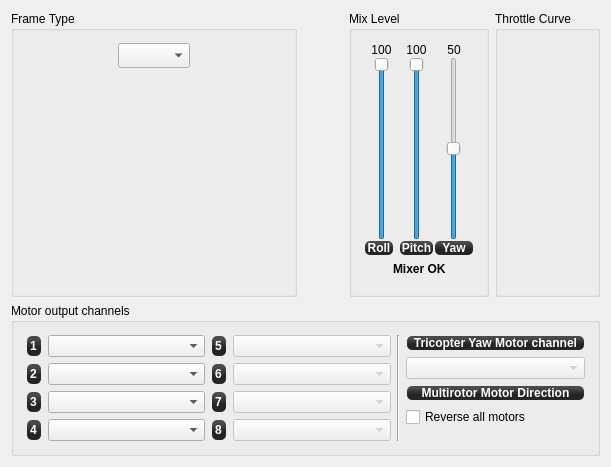
     <widget class="QWidget" name="tab_multirotor">
      <attribute name="title">
       <string>Multirotor</string>
      </attribute>
      <layout class="QGridLayout" name="gridLayout_8">
       <item row="1" column="0" colspan="4">
        <widget class="QGroupBox" name="groupBox">
         <property name="sizePolicy">
          <sizepolicy hsizetype="Preferred" vsizetype="Preferred">
           <horstretch>0</horstretch>
           <verstretch>0</verstretch>
          </sizepolicy>
         </property>
         <property name="minimumSize">
          <size>
           <width>0</width>
           <height>140</height>
          </size>
         </property>
         <property name="title">
          <string>Motor output channels</string>
         </property>
         <layout class="QGridLayout" name="gridLayout_6" columnstretch="1,1,0,0,1">
          <property name="leftMargin">
           <number>12</number>
          </property>
          <property name="topMargin">
           <number>12</number>
          </property>
          <property name="rightMargin">
           <number>12</number>
          </property>
          <property name="bottomMargin">
           <number>12</number>
          </property>
          <item row="0" column="0" rowspan="5">
           <layout class="QFormLayout" name="formLayout_2">
            <property name="sizeConstraint">
             <enum>QLayout::SetMaximumSize</enum>
            </property>
            <property name="fieldGrowthPolicy">
             <enum>QFormLayout::AllNonFixedFieldsGrow</enum>
            </property>
            <property name="verticalSpacing">
             <number>6</number>
            </property>
            <item row="0" column="0">
             <widget class="QLabel" name="MotorOutputLabel1">
              <property name="styleSheet">
               <string notr="true">background-color: qlineargradient(spread:reflect, x1:0.507, y1:0, x2:0.507, y2:0.772, stop:0.208955 rgba(74, 74, 74, 255), stop:0.78607 rgba(36, 36, 36, 255));
color: rgb(255, 255, 255);
border-radius: 5;
font: bold 12px;
margin:1px;</string>
              </property>
              <property name="text">
               <string>1</string>
              </property>
             </widget>
            </item>
            <item row="0" column="1">
             <widget class="QComboBox" name="cb_multiMotorChannelBox1">
              <property name="toolTip">
               <string>Assign your motor output channels using the drawing above as a reference. Respect propeller rotation.</string>
              </property>
             </widget>
            </item>
            <item row="1" column="0">
             <widget class="QLabel" name="label_8">
              <property name="styleSheet">
               <string notr="true">background-color: qlineargradient(spread:reflect, x1:0.507, y1:0, x2:0.507, y2:0.772, stop:0.208955 rgba(74, 74, 74, 255), stop:0.78607 rgba(36, 36, 36, 255));
color: rgb(255, 255, 255);
border-radius: 5;
font: bold 12px;
margin:1px;</string>
              </property>
              <property name="text">
               <string>2</string>
              </property>
             </widget>
            </item>
            <item row="1" column="1">
             <widget class="QComboBox" name="cb_multiMotorChannelBox2">
              <property name="toolTip">
               <string>Assign your motor output channels using the drawing above as a reference. Respect propeller rotation.</string>
              </property>
             </widget>
            </item>
            <item row="2" column="0">
             <widget class="QLabel" name="label_9">
              <property name="styleSheet">
               <string notr="true">background-color: qlineargradient(spread:reflect, x1:0.507, y1:0, x2:0.507, y2:0.772, stop:0.208955 rgba(74, 74, 74, 255), stop:0.78607 rgba(36, 36, 36, 255));
color: rgb(255, 255, 255);
border-radius: 5;
font: bold 12px;
margin:1px;</string>
              </property>
              <property name="text">
               <string>3</string>
              </property>
             </widget>
            </item>
            <item row="2" column="1">
             <widget class="QComboBox" name="cb_multiMotorChannelBox3">
              <property name="toolTip">
               <string>Assign your motor output channels using the drawing above as a reference. Respect propeller rotation.</string>
              </property>
             </widget>
            </item>
            <item row="3" column="0">
             <widget class="QLabel" name="label_10">
              <property name="styleSheet">
               <string notr="true">background-color: qlineargradient(spread:reflect, x1:0.507, y1:0, x2:0.507, y2:0.772, stop:0.208955 rgba(74, 74, 74, 255), stop:0.78607 rgba(36, 36, 36, 255));
color: rgb(255, 255, 255);
border-radius: 5;
font: bold 12px;
margin:1px;</string>
              </property>
              <property name="text">
               <string>4</string>
              </property>
             </widget>
            </item>
            <item row="3" column="1">
             <widget class="QComboBox" name="cb_multiMotorChannelBox4">
              <property name="toolTip">
               <string>Assign your motor output channels using the drawing above as a reference. Respect propeller rotation.</string>
              </property>
             </widget>
            </item>
           </layout>
          </item>
          <item row="0" column="1" rowspan="5">
           <layout class="QFormLayout" name="formLayout_4">
            <property name="sizeConstraint">
             <enum>QLayout::SetMaximumSize</enum>
            </property>
            <property name="fieldGrowthPolicy">
             <enum>QFormLayout::AllNonFixedFieldsGrow</enum>
            </property>
            <property name="verticalSpacing">
             <number>6</number>
            </property>
            <item row="0" column="0">
             <widget class="QLabel" name="label_11">
              <property name="styleSheet">
               <string notr="true">background-color: qlineargradient(spread:reflect, x1:0.507, y1:0, x2:0.507, y2:0.772, stop:0.208955 rgba(74, 74, 74, 255), stop:0.78607 rgba(36, 36, 36, 255));
color: rgb(255, 255, 255);
border-radius: 5;
font: bold 12px;
margin:1px;</string>
              </property>
              <property name="text">
               <string>5</string>
              </property>
             </widget>
            </item>
            <item row="0" column="1">
             <widget class="QComboBox" name="cb_multiMotorChannelBox5">
              <property name="enabled">
               <bool>false</bool>
              </property>
              <property name="sizePolicy">
               <sizepolicy hsizetype="Preferred" vsizetype="Fixed">
                <horstretch>0</horstretch>
                <verstretch>0</verstretch>
               </sizepolicy>
              </property>
              <property name="toolTip">
               <string>Assign your motor output channels using the drawing above as a reference. Respect propeller rotation.</string>
              </property>
             </widget>
            </item>
            <item row="1" column="0">
             <widget class="QLabel" name="label_12">
              <property name="styleSheet">
               <string notr="true">background-color: qlineargradient(spread:reflect, x1:0.507, y1:0, x2:0.507, y2:0.772, stop:0.208955 rgba(74, 74, 74, 255), stop:0.78607 rgba(36, 36, 36, 255));
color: rgb(255, 255, 255);
border-radius: 5;
font: bold 12px;
margin:1px;</string>
              </property>
              <property name="text">
               <string>6</string>
              </property>
             </widget>
            </item>
            <item row="1" column="1">
             <widget class="QComboBox" name="cb_multiMotorChannelBox6">
              <property name="enabled">
               <bool>false</bool>
              </property>
              <property name="toolTip">
               <string>Assign your motor output channels using the drawing above as a reference. Respect propeller rotation.</string>
              </property>
             </widget>
            </item>
            <item row="2" column="0">
             <widget class="QLabel" name="label_16">
              <property name="styleSheet">
               <string notr="true">background-color: qlineargradient(spread:reflect, x1:0.507, y1:0, x2:0.507, y2:0.772, stop:0.208955 rgba(74, 74, 74, 255), stop:0.78607 rgba(36, 36, 36, 255));
color: rgb(255, 255, 255);
border-radius: 5;
font: bold 12px;
margin:1px;</string>
              </property>
              <property name="text">
               <string>7</string>
              </property>
             </widget>
            </item>
            <item row="2" column="1">
             <widget class="QComboBox" name="cb_multiMotorChannelBox7">
              <property name="enabled">
               <bool>false</bool>
              </property>
              <property name="toolTip">
               <string>Assign your motor output channels using the drawing above as a reference. Respect propeller rotation.</string>
              </property>
             </widget>
            </item>
            <item row="3" column="0">
             <widget class="QLabel" name="label_17">
              <property name="styleSheet">
               <string notr="true">background-color: qlineargradient(spread:reflect, x1:0.507, y1:0, x2:0.507, y2:0.772, stop:0.208955 rgba(74, 74, 74, 255), stop:0.78607 rgba(36, 36, 36, 255));
color: rgb(255, 255, 255);
border-radius: 5;
font: bold 12px;
margin:1px;</string>
              </property>
              <property name="text">
               <string>8</string>
              </property>
             </widget>
            </item>
            <item row="3" column="1">
             <widget class="QComboBox" name="cb_multiMotorChannelBox8">
              <property name="enabled">
               <bool>false</bool>
              </property>
              <property name="toolTip">
               <string>Assign your motor output channels using the drawing above as a reference. Respect propeller rotation.</string>
              </property>
             </widget>
            </item>
           </layout>
          </item>
          <item row="0" column="2" rowspan="5" colspan="2">
           <widget class="Line" name="line">
            <property name="sizePolicy">
             <sizepolicy hsizetype="Fixed" vsizetype="Preferred">
              <horstretch>0</horstretch>
              <verstretch>0</verstretch>
             </sizepolicy>
            </property>
            <property name="orientation">
             <enum>Qt::Vertical</enum>
            </property>
           </widget>
          </item>
          <item row="2" column="4">
           <widget class="QLabel" name="label_3">
            <property name="sizePolicy">
             <sizepolicy hsizetype="Preferred" vsizetype="Fixed">
              <horstretch>0</horstretch>
              <verstretch>0</verstretch>
             </sizepolicy>
            </property>
            <property name="minimumSize">
             <size>
              <width>0</width>
              <height>16</height>
             </size>
            </property>
            <property name="styleSheet">
             <string notr="true">background-color: qlineargradient(spread:reflect, x1:0.507, y1:0, x2:0.507, y2:0.772, stop:0.208955 rgba(74, 74, 74, 255), stop:0.78607 rgba(36, 36, 36, 255));
color: rgb(255, 255, 255);
border-radius: 5;
font: bold 12px;
margin:1px;</string>
            </property>
            <property name="text">
             <string>Multirotor Motor Direction</string>
            </property>
            <property name="alignment">
             <set>Qt::AlignCenter</set>
            </property>
           </widget>
          </item>
          <item row="1" column="4">
           <widget class="QComboBox" name="cb_triYawChannelBox">
            <property name="enabled">
             <bool>false</bool>
            </property>
            <property name="sizePolicy">
             <sizepolicy hsizetype="MinimumExpanding" vsizetype="Fixed">
              <horstretch>0</horstretch>
              <verstretch>0</verstretch>
             </sizepolicy>
            </property>
            <property name="minimumSize">
             <size>
              <width>40</width>
              <height>0</height>
             </size>
            </property>
           </widget>
          </item>
          <item row="0" column="4">
           <widget class="QLabel" name="label_2">
            <property name="sizePolicy">
             <sizepolicy hsizetype="Expanding" vsizetype="Fixed">
              <horstretch>0</horstretch>
              <verstretch>0</verstretch>
             </sizepolicy>
            </property>
            <property name="minimumSize">
             <size>
              <width>0</width>
              <height>16</height>
             </size>
            </property>
            <property name="styleSheet">
             <string notr="true">background-color: qlineargradient(spread:reflect, x1:0.507, y1:0, x2:0.507, y2:0.772, stop:0.208955 rgba(74, 74, 74, 255), stop:0.78607 rgba(36, 36, 36, 255));
color: rgb(255, 255, 255);
border-radius: 5;
font: bold 12px;
margin:1px;</string>
            </property>
            <property name="text">
             <string>Tricopter Yaw Motor channel</string>
            </property>
            <property name="alignment">
             <set>Qt::AlignCenter</set>
            </property>
           </widget>
          </item>
          <item row="3" column="4">
           <widget class="QCheckBox" name="cb_multirotorReverseMixer">
            <property name="text">
             <string>Reverse all motors</string>
            </property>
           </widget>
          </item>
         </layout>
        </widget>
       </item>
       <item row="0" column="0">
        <widget class="QGroupBox" name="groupBox_10">
         <property name="minimumSize">
          <size>
           <width>10</width>
           <height>10</height>
          </size>
         </property>
         <property name="maximumSize">
          <size>
           <width>16777215</width>
           <height>16777215</height>
          </size>
         </property>
         <property name="title">
          <string>Frame Type</string>
         </property>
         <layout class="QVBoxLayout" name="verticalLayout_8" stretch="0,0,1,0">
          <property name="leftMargin">
           <number>12</number>
          </property>
          <property name="topMargin">
           <number>12</number>
          </property>
          <property name="rightMargin">
           <number>12</number>
          </property>
          <property name="bottomMargin">
           <number>12</number>
          </property>
          <item>
           <layout class="QHBoxLayout" name="horizontalLayout_7">
            <property name="sizeConstraint">
             <enum>QLayout::SetFixedSize</enum>
            </property>
            <item>
             <spacer name="horizontalSpacer">
              <property name="orientation">
               <enum>Qt::Horizontal</enum>
              </property>
              <property name="sizeHint" stdset="0">
               <size>
                <width>10</width>
                <height>13</height>
               </size>
              </property>
             </spacer>
            </item>
            <item>
             <widget class="QComboBox" name="cb_multirotorFrameType">
              <property name="sizePolicy">
               <sizepolicy hsizetype="Fixed" vsizetype="Minimum">
                <horstretch>0</horstretch>
                <verstretch>0</verstretch>
               </sizepolicy>
              </property>
              <property name="minimumSize">
               <size>
                <width>25</width>
                <height>25</height>
               </size>
              </property>
              <property name="maximumSize">
               <size>
                <width>16777215</width>
                <height>25</height>
               </size>
              </property>
              <property name="toolTip">
               <string>Select the Multirotor frame type here.</string>
              </property>
             </widget>
            </item>
            <item>
             <spacer name="horizontalSpacer_5">
              <property name="orientation">
               <enum>Qt::Horizontal</enum>
              </property>
              <property name="sizeHint" stdset="0">
               <size>
                <width>10</width>
                <height>13</height>
               </size>
              </property>
             </spacer>
            </item>
           </layout>
          </item>
          <item>
           <spacer name="verticalSpacer_6">
            <property name="orientation">
             <enum>Qt::Vertical</enum>
            </property>
            <property name="sizeType">
             <enum>QSizePolicy::Fixed</enum>
            </property>
            <property name="sizeHint" stdset="0">
             <size>
              <width>20</width>
              <height>8</height>
             </size>
            </property>
           </spacer>
          </item>
          <item>
           <widget class="QGraphicsView" name="quadShape">
            <property name="sizePolicy">
             <sizepolicy hsizetype="Minimum" vsizetype="Minimum">
              <horstretch>0</horstretch>
              <verstretch>0</verstretch>
             </sizepolicy>
            </property>
            <property name="minimumSize">
             <size>
              <width>20</width>
              <height>20</height>
             </size>
            </property>
            <property name="styleSheet">
             <string notr="true">background:transparent</string>
            </property>
            <property name="frameShape">
             <enum>QFrame::NoFrame</enum>
            </property>
            <property name="frameShadow">
             <enum>QFrame::Plain</enum>
            </property>
           </widget>
          </item>
          <item>
           <spacer name="verticalSpacer_7">
            <property name="orientation">
             <enum>Qt::Vertical</enum>
            </property>
            <property name="sizeType">
             <enum>QSizePolicy::Fixed</enum>
            </property>
            <property name="sizeHint" stdset="0">
             <size>
              <width>20</width>
              <height>8</height>
             </size>
            </property>
           </spacer>
          </item>
         </layout>
        </widget>
       </item>
       <item row="0" column="2">
        <widget class="QGroupBox" name="groupBox_9">
         <property name="maximumSize">
          <size>
           <width>16777215</width>
           <height>16777215</height>
          </size>
         </property>
         <property name="title">
          <string>Mix Level</string>
         </property>
         <layout class="QGridLayout" name="gridLayout_2">
          <property name="leftMargin">
           <number>12</number>
          </property>
          <property name="topMargin">
           <number>12</number>
          </property>
          <property name="rightMargin">
           <number>12</number>
          </property>
          <property name="bottomMargin">
           <number>12</number>
          </property>
          <property name="horizontalSpacing">
           <number>0</number>
          </property>
          <item row="1" column="0" colspan="3">
           <layout class="QHBoxLayout" name="horizontalLayout_6">
            <item>
             <spacer name="horizontalSpacer_6">
              <property name="orientation">
               <enum>Qt::Horizontal</enum>
              </property>
              <property name="sizeHint" stdset="0">
               <size>
                <width>10</width>
                <height>20</height>
               </size>
              </property>
             </spacer>
            </item>
            <item>
             <widget class="QLabel" name="mrStatusLabel">
              <property name="sizePolicy">
               <sizepolicy hsizetype="Fixed" vsizetype="Preferred">
                <horstretch>0</horstretch>
                <verstretch>0</verstretch>
               </sizepolicy>
              </property>
              <property name="font">
               <font>
                <weight>75</weight>
                <bold>true</bold>
               </font>
              </property>
              <property name="text">
               <string>Mixer OK</string>
              </property>
              <property name="alignment">
               <set>Qt::AlignLeading|Qt::AlignLeft|Qt::AlignTop</set>
              </property>
             </widget>
            </item>
            <item>
             <spacer name="horizontalSpacer_9">
              <property name="orientation">
               <enum>Qt::Horizontal</enum>
              </property>
              <property name="sizeHint" stdset="0">
               <size>
                <width>10</width>
                <height>20</height>
               </size>
              </property>
             </spacer>
            </item>
           </layout>
          </item>
          <item row="0" column="1">
           <layout class="QGridLayout" name="gridLayout_4">
            <item row="0" column="0">
             <widget class="QLabel" name="mrPitchMixValue">
              <property name="minimumSize">
               <size>
                <width>0</width>
                <height>0</height>
               </size>
              </property>
              <property name="text">
               <string>100</string>
              </property>
              <property name="alignment">
               <set>Qt::AlignCenter</set>
              </property>
             </widget>
            </item>
            <item row="1" column="0">
             <widget class="QSlider" name="sl_mrPitchMixLevel">
              <property name="minimumSize">
               <size>
                <width>35</width>
                <height>0</height>
               </size>
              </property>
              <property name="toolTip">
               <string>Weight of Pitch mixing in percent.
Typical values are 100% for + configuration and 50% for X configuration on quads.</string>
              </property>
              <property name="maximum">
               <number>100</number>
              </property>
              <property name="value">
               <number>100</number>
              </property>
              <property name="orientation">
               <enum>Qt::Vertical</enum>
              </property>
             </widget>
            </item>
            <item row="2" column="0">
             <widget class="QLabel" name="label_40">
              <property name="styleSheet">
               <string notr="true">background-color: qlineargradient(spread:reflect, x1:0.507, y1:0, x2:0.507, y2:0.772, stop:0.208955 rgba(74, 74, 74, 255), stop:0.78607 rgba(36, 36, 36, 255));
color: rgb(255, 255, 255);
border-radius: 5;
font: bold 12px;
margin:1px;</string>
              </property>
              <property name="text">
               <string>Pitch</string>
              </property>
              <property name="alignment">
               <set>Qt::AlignCenter</set>
              </property>
             </widget>
            </item>
           </layout>
          </item>
          <item row="0" column="2">
           <layout class="QGridLayout" name="gridLayout_5">
            <item row="0" column="0">
             <widget class="QLabel" name="mrYawMixValue">
              <property name="minimumSize">
               <size>
                <width>0</width>
                <height>0</height>
               </size>
              </property>
              <property name="text">
               <string>50</string>
              </property>
              <property name="alignment">
               <set>Qt::AlignCenter</set>
              </property>
             </widget>
            </item>
            <item row="1" column="0">
             <widget class="QSlider" name="sl_mrYawMixLevel">
              <property name="minimumSize">
               <size>
                <width>40</width>
                <height>0</height>
               </size>
              </property>
              <property name="toolTip">
               <string>Weight of Yaw mixing in percent.
Typical value is 50% for + or X configuration on quads.</string>
              </property>
              <property name="minimum">
               <number>0</number>
              </property>
              <property name="maximum">
               <number>100</number>
              </property>
              <property name="value">
               <number>50</number>
              </property>
              <property name="orientation">
               <enum>Qt::Vertical</enum>
              </property>
             </widget>
            </item>
            <item row="2" column="0">
             <widget class="QLabel" name="label_6">
              <property name="autoFillBackground">
               <bool>false</bool>
              </property>
              <property name="styleSheet">
               <string notr="true">background-color: qlineargradient(spread:reflect, x1:0.507, y1:0, x2:0.507, y2:0.772, stop:0.208955 rgba(74, 74, 74, 255), stop:0.78607 rgba(36, 36, 36, 255));
color: rgb(255, 255, 255);
border-radius: 5;
font: bold 12px;
margin:1px;</string>
              </property>
              <property name="text">
               <string>Yaw</string>
              </property>
              <property name="alignment">
               <set>Qt::AlignCenter</set>
              </property>
             </widget>
            </item>
           </layout>
          </item>
          <item row="0" column="0">
           <layout class="QGridLayout" name="gridLayout_3" columnstretch="0">
            <item row="0" column="0">
             <widget class="QLabel" name="mrRollMixValue">
              <property name="minimumSize">
               <size>
                <width>30</width>
                <height>0</height>
               </size>
              </property>
              <property name="text">
               <string>100</string>
              </property>
              <property name="alignment">
               <set>Qt::AlignCenter</set>
              </property>
             </widget>
            </item>
            <item row="1" column="0">
             <widget class="QSlider" name="sl_mrRollMixLevel">
              <property name="minimumSize">
               <size>
                <width>35</width>
                <height>0</height>
               </size>
              </property>
              <property name="toolTip">
               <string>Weight of Roll mixing in percent.
Typical values are 100% for + configuration and 50% for X configuration on quads.</string>
              </property>
              <property name="maximum">
               <number>100</number>
              </property>
              <property name="value">
               <number>100</number>
              </property>
              <property name="orientation">
               <enum>Qt::Vertical</enum>
              </property>
             </widget>
            </item>
            <item row="2" column="0">
             <widget class="QLabel" name="label_42">
              <property name="sizePolicy">
               <sizepolicy hsizetype="Minimum" vsizetype="Preferred">
                <horstretch>0</horstretch>
                <verstretch>0</verstretch>
               </sizepolicy>
              </property>
              <property name="minimumSize">
               <size>
                <width>30</width>
                <height>0</height>
               </size>
              </property>
              <property name="maximumSize">
               <size>
                <width>30</width>
                <height>16777215</height>
               </size>
              </property>
              <property name="styleSheet">
               <string notr="true">background-color: qlineargradient(spread:reflect, x1:0.507, y1:0, x2:0.507, y2:0.772, stop:0.208955 rgba(74, 74, 74, 255), stop:0.78607 rgba(36, 36, 36, 255));
color: rgb(255, 255, 255);
border-radius: 5;
font: bold 12px;
margin:1px;</string>
              </property>
              <property name="text">
               <string>Roll</string>
              </property>
              <property name="alignment">
               <set>Qt::AlignCenter</set>
              </property>
             </widget>
            </item>
           </layout>
          </item>
         </layout>
        </widget>
       </item>
       <item row="0" column="3">
        <widget class="QGroupBox" name="groupBox_6">
         <property name="sizePolicy">
          <sizepolicy hsizetype="Minimum" vsizetype="Preferred">
           <horstretch>0</horstretch>
           <verstretch>0</verstretch>
          </sizepolicy>
         </property>
         <property name="minimumSize">
          <size>
           <width>10</width>
           <height>10</height>
          </size>
         </property>
         <property name="maximumSize">
          <size>
           <width>16777215</width>
           <height>16777215</height>
          </size>
         </property>
         <property name="title">
          <string>Throttle Curve</string>
         </property>
         <layout class="QVBoxLayout" name="verticalLayout_9">
          <property name="leftMargin">
           <number>0</number>
          </property>
          <property name="topMargin">
           <number>0</number>
          </property>
          <property name="rightMargin">
           <number>0</number>
          </property>
          <property name="bottomMargin">
           <number>0</number>
          </property>
          <item>
           <widget class="MixerCurve" name="multiThrottleCurve" native="true">
            <property name="sizePolicy">
             <sizepolicy hsizetype="MinimumExpanding" vsizetype="MinimumExpanding">
              <horstretch>0</horstretch>
              <verstretch>0</verstretch>
             </sizepolicy>
            </property>
            <property name="minimumSize">
             <size>
              <width>10</width>
              <height>10</height>
             </size>
            </property>
            <property name="sizeIncrement">
             <size>
              <width>10</width>
              <height>10</height>
             </size>
            </property>
            <property name="baseSize">
             <size>
              <width>50</width>
              <height>50</height>
             </size>
            </property>
            <property name="styleSheet">
             <string notr="true">background:transparent</string>
            </property>
           </widget>
          </item>
         </layout>
        </widget>
       </item>
       <item row="0" column="1">
        <spacer name="horizontalSpacer_7">
         <property name="orientation">
          <enum>Qt::Horizontal</enum>
         </property>
         <property name="sizeHint" stdset="0">
          <size>
           <width>40</width>
           <height>20</height>
          </size>
         </property>
        </spacer>
       </item>
      </layout>
     </widget>
